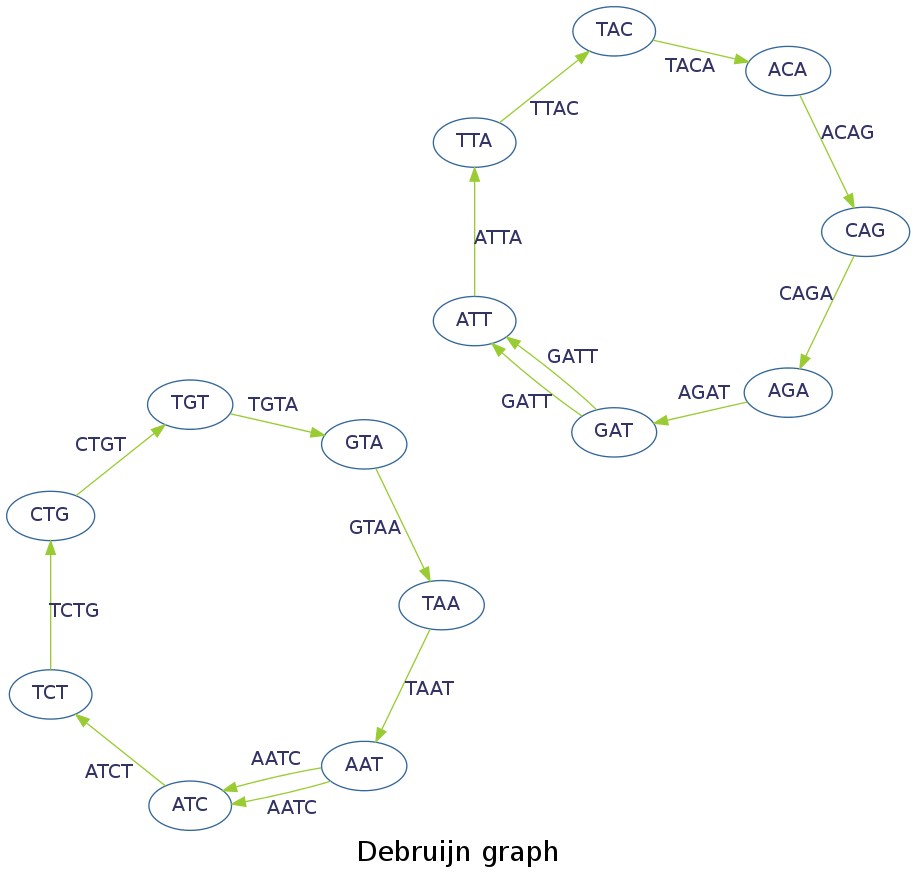

Recreate this plot in Python.
#http://rosalind.info/problems/gasm/
#still not correct
from pygraphviz import *
class debruijnGraph():
    """docstring for debruijnGraph"""
    class node():
        """docstring for node"""
        def __init__(self, string):
            self.id = -1
            self.value = string
            self.head = []          
            self.tail = []
    @staticmethod
    def revComplemnet(str):
        complDic = {'A':'T', 'T':'A', 'C':'G', 'G':'C'}
        compStr = ''.join([complDic[c] for c in str])
        return compStr[::-1] 
    def addNode(self, value):
        if value not in self.hash:
            i = debruijnGraph.node(value)
            i.id = len(self.nodes)
            self.hash[value] = i.id
            self.nodes.append(i)
    def addEdge(self, v1, v2):
        i = self.hash[v1]
        j = self.hash[v2]
        node1 = self.nodes[i]
        node2 = self.nodes[j]
        node1.tail.append(j)
        node2.head.append(i)
    def rmEdge(self, v1, v2):
        i = self.hash[v1]
        j = self.hash[v2]
        node1 = self.nodes[i]
        node2 = self.nodes[j]
        node1.tail.remove(j)
        node2.head.remove(i)

    def __init__(self, readList, k):
        self.kmerList = []
        self.hash = {}
        self.nodes = []
        self.head = []
        self.tail = []
        
        #print self.G.node_attr['labelfontcolor'], self.G.edge_attr['labelfontcolor']
        
        #gen superStringList
        for read in readList:
            #print read
            rev_read = debruijnGraph.revComplemnet(read)
            for seq in [read, rev_read]:
                for i in xrange(len(seq)-k+1):
                    self.kmerList.append(seq[i:i+k])
        #gen nodes && edge 
        for kmer in self.kmerList:
            prefix = kmer[:-1]
            suffix = kmer[1:]
            self.addNode(prefix)
            self.addNode(suffix)
            self.addEdge(prefix, suffix)
          
        #gen head nodes && tail nodes
        for i, node in enumerate(self.nodes):
            if len(node.head) == 0 or len(node.head)%2 != 0: self.head.append(i)
            if len(node.tail) == 0 or len(node.head)&2 != 0: self.tail.append(i)
    def printAdjacencyList(self):
        for node in self.nodes:
            print node.value,
            for i in node.tail:
                print self.nodes[i].value,
            print
    def pringGraph(self):
        G = AGraph(strict=False, directed=True)
        G.graph_attr.update(label='Debruijn graph', fontsize='20.0')
        G.node_attr.update(color='#336699', fontcolor='#333366')
        G.edge_attr.update(color='#99CC33', fontcolor='#333366')
        for node in self.nodes:
            G.add_node(node.value)
            head = node
            for i in node.tail:
                tail = self.nodes[i]
                G.add_edge(head.value, tail.value, label=head.value+tail.value[-1])
        #G.layout(prog='dot')
        G.layout(prog='circo')
        G.draw('GASM.png')
    def walkPath(self):
        def __walk_core(self, nodei, path):
            if len(nodei.tail) == 0:
                return
            nodej = self.nodes[nodei.tail[0]]
            edge = nodei.value+nodej.value[-1]
            path.append(edge)
            self.rmEdge(nodei.value, nodej.value)
            revEdge = debruijnGraph.revComplemnet(edge)
            self.rmEdge(revEdge[:-1], revEdge[1:])
            __walk_core(self, nodej, path)
        
        path = []
        if len(self.head) != 0: index = self.head[0]
        else: index = 0 
        __walk_core(self, self.nodes[index], path)

        return path
if __name__ == '__main__':
    fp = open('GASM.txt', 'r')
    readList = map(lambda x:x.strip(), fp.readlines())
    g = debruijnGraph(readList, 4)
    g.pringGraph()
    path = g.walkPath()
    #superString = path[0]
    superString =''
    for s in path[:-1]:
        superString += s[-1]
    print path, superString, debruijnGraph.revComplemnet(superString)
    #g.printAdjacencyList()

    fp.close()



        
